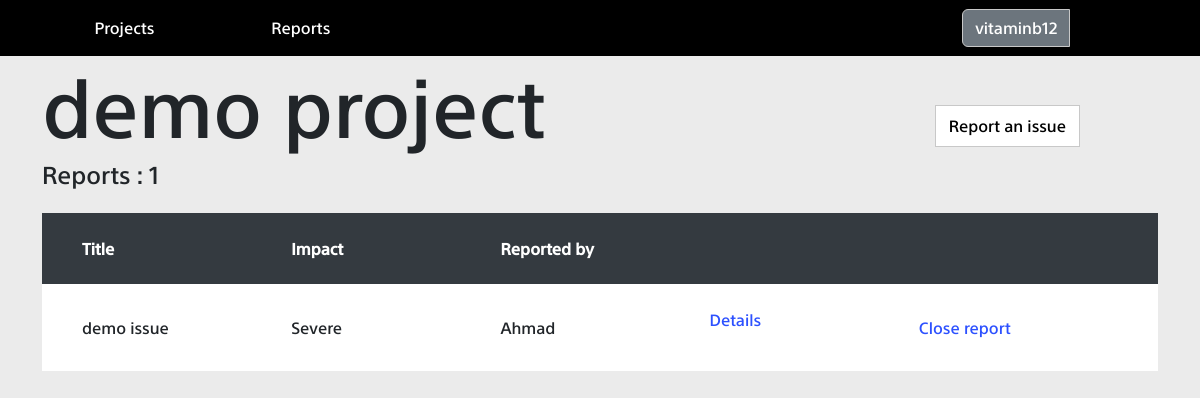
The page /home/120/ (signed in) on the database its author committed.
### project/models.py (models this page shows, shortened)
class project(models.Model):
	name = models.CharField(max_length = 40)
	date_added = models.DateField()
	bugs_count = models.IntegerField()

### report/models.py (models this page shows, shortened)
class report(models.Model):
    title = models.CharField(max_length=30)
    options = (
        ("Severe", "severe")
        , ("Normal", "normal")
        , ("Mild", "mild")
    )
    severity = models.CharField(max_length=20, choices=options, default="severe")
    description = models.TextField()
    attachment = models.FileField(upload_to='static/uploads/', blank=True)
    states = (
        ("Open", "open")
        , ("Closed", "closed")
    )
    state = models.CharField(max_length=20, choices=states, default="open")
    date_added = models.DateField()
    reported_by = models.ForeignKey(User, related_name="submitter", on_delete=models.SET_NULL, null=True)
    assigned_to = models.ManyToManyField(User ,related_name="assign")
    belongs_to = models.ForeignKey(project, on_delete=models.CASCADE , null=True, blank=True)

### report/views.py (the view, shortened to what this page needs)
# urls.py: path('home/<int:id>/', render_reports , name="project"),
@login_required(login_url = "signin")
def render_reports(request, id):
    assigned = report.objects.all().filter(assigned_to = request.user )
    results = report.objects.all().filter(belongs_to__id=id).exclude(state="Closed")
    current_project = project.objects.all().filter(id=id)[0]
    current_project.bugs_count = results.count()
    current_project.save()
    users = User.objects.all()
    usernames = []
    for user in users:
        usernames.append(user.username)
    context = {"project": current_project, "reports": results , "users":usernames , "assigned":assigned}
    return render(request, "project.html", context)

### templates/project.html (shortened to what this page needs)
{% extends "base.html" %}
{% load static %}
{% block css_files %}
<link rel="stylesheet" href="{% static 'bootstrap.min.css' %}">
<link rel="stylesheet" href="{% static 'base.css' %}">
<link rel="stylesheet" href="{% static 'fa/css/all.min.css' %}">
<link rel="stylesheet" href="{% static 'home.css' %}">
<link rel="stylesheet" href="{% static 'project.css' %}">
{% endblock %}
{% block content %}
<div class="container">
	<div class="row ">
		<div class="col-12 justify-content-between">
			<div class='d-flex w-100 justify-content-between align-items-center'>
				<div >
					<h1 class="display-1" id="project_title">{{ project.name }}</h1>
					<h4 id="reports_count">Reports : {{ project.bugs_count }}</h4>
				</div>
				<div id="header_right_section">
					<button class="py-2"  id="add_project" data-bs-toggle="modal" data-bs-target="#exampleModal">
						Report an issue
					</button>
				</div>
			</div>
			<table class="mt-3" id="project_html_table">
				<thead id="projects_head">
					<tr class="project_row" id="reports_by_project_table_header">
						<th class="project_cell">Title</th>
						<th class="project_cell">Impact</th>
						<th class="project_cell">Reported by</th>
					</tr>
				</thead>
				<tbody id="table_body">
					{% for report in reports %}
					<tr class="project_row data_row mb-3">
						<td class="project_cell project_data">{{report.title}}</td>
						<td class="project_cell project_data">{{report.severity}}</td>
						<td class="project_cell project_data">{{report.reported_by.username}}</td>
						<td class="project_cell project_data"><p>
							<a class="details black_color hover_color" id= "{{report.id}}" data-bs-toggle="collapse" href="#multiCollapseExample1" role="button" aria-expanded="false" aria-controls="{{report.id}}">Details</a>
						</p></td>
						<td class="project_cell project_data">
							<a class="black_color hover_color close_report" id= "{{report.id}}"  role="button">Close report</a>
						</td>
					</tr>
					{% endfor %}
				</tbody>
			</table>
		</div>
	</div>
</div>
		{% endblock %}

### templates/base.html (shortened to what this page needs)
<html>
<head>
	{% load static %}
	{% block css_files %}{% endblock %}
</head>
<body>
	<nav class="navbar navbar-expand-lg bg-light">
		<div class="container-fluid">
			<div class="collapse navbar-collapse" id="navbarTogglerDemo01">
				<ul class="navbar-nav me-auto mb-2 mb-lg-0 ">
					<div id="left_section" class="d-flex justify-content-around align-items-center mx-4">
						<li class="nav-item">
							<a href="{% url 'home' %}" id="go_projects" class="nav-link active">Projects</a>
						</li>
						<li class="nav-item">
							<a href="{% url 'reports' %}" class="nav-link">Reports</a>
						</li>
					</div>
					<div class="btn-group user-container" >
						<button class="btn btn-secondary user_avatar" type="button" id="dropdownMenuButton" data-bs-toggle="dropdown" aria-expanded="false">
							{{ user.username }}
						</button>
					</div>
				</ul>
			</div>
		</div>
	</nav>
	<div id="additional" class="">
		{% block content %}
		{% endblock %}
	</div>
</body>
</html>

### static/base.css (style rules this page uses)
* { margin: 0; padding: 0; font-family: sst !important; }
.navbar , .container-fluid { background-color: black !important; }
.user-container { padding: 0 10% 0 0; }
#left_section { width: 30%; }
.navbar-nav { font-size: 100%; font-weight: 400; width: 100%; display: flex; margin: auto; justify-content: space-between; align-items: center; }
a { color: white !important; cursor: pointer; }
p { color: white; }

### static/home.css (style rules this page uses)
* { margin: 0; padding: 0; }
#additional { margin: 0 !important; padding: 0 !important; }
#projects_head { background-color: #343a40; color: white; display: flex; width: 100%; padding: 20px 35px; }
button { padding: 1% 2%; cursor: pointer; width: 65%; color: black; margin: auto; border: solid 1px #c8c8c8 !important; background-color: white; }
#table_body { display: flex; flex-direction: column; }
.project_row { width: 100%; display: flex; justify-content: space-between; }
.data_row { background-color: white; padding: 20px 35px; }
.project_cell { width: 33.3%; padding: 5px; }
tr { align-items: center; }
.black_color { color: black !important; }
body { background-color: #EBEBEB; }
::placeholder { color: rgba(0,0,0,.55) !important; }
a:link , a:visited , a:hover ,a ,a:active { text-decoration: none; }
#project_html_table { width: 100%; }
#header_right_section { width: 20%; }
#reports_by_project_table_header { width: 60%; }
.hover_color { color: #2d51ff !important; }

### rows shown on the page
project: name "demo project", bugs_count "1"
report: title "demo issue", severity "Severe", reported_by.username "Ahmad"

### other values the page prints
{{ user.username }} "vitaminb12"
